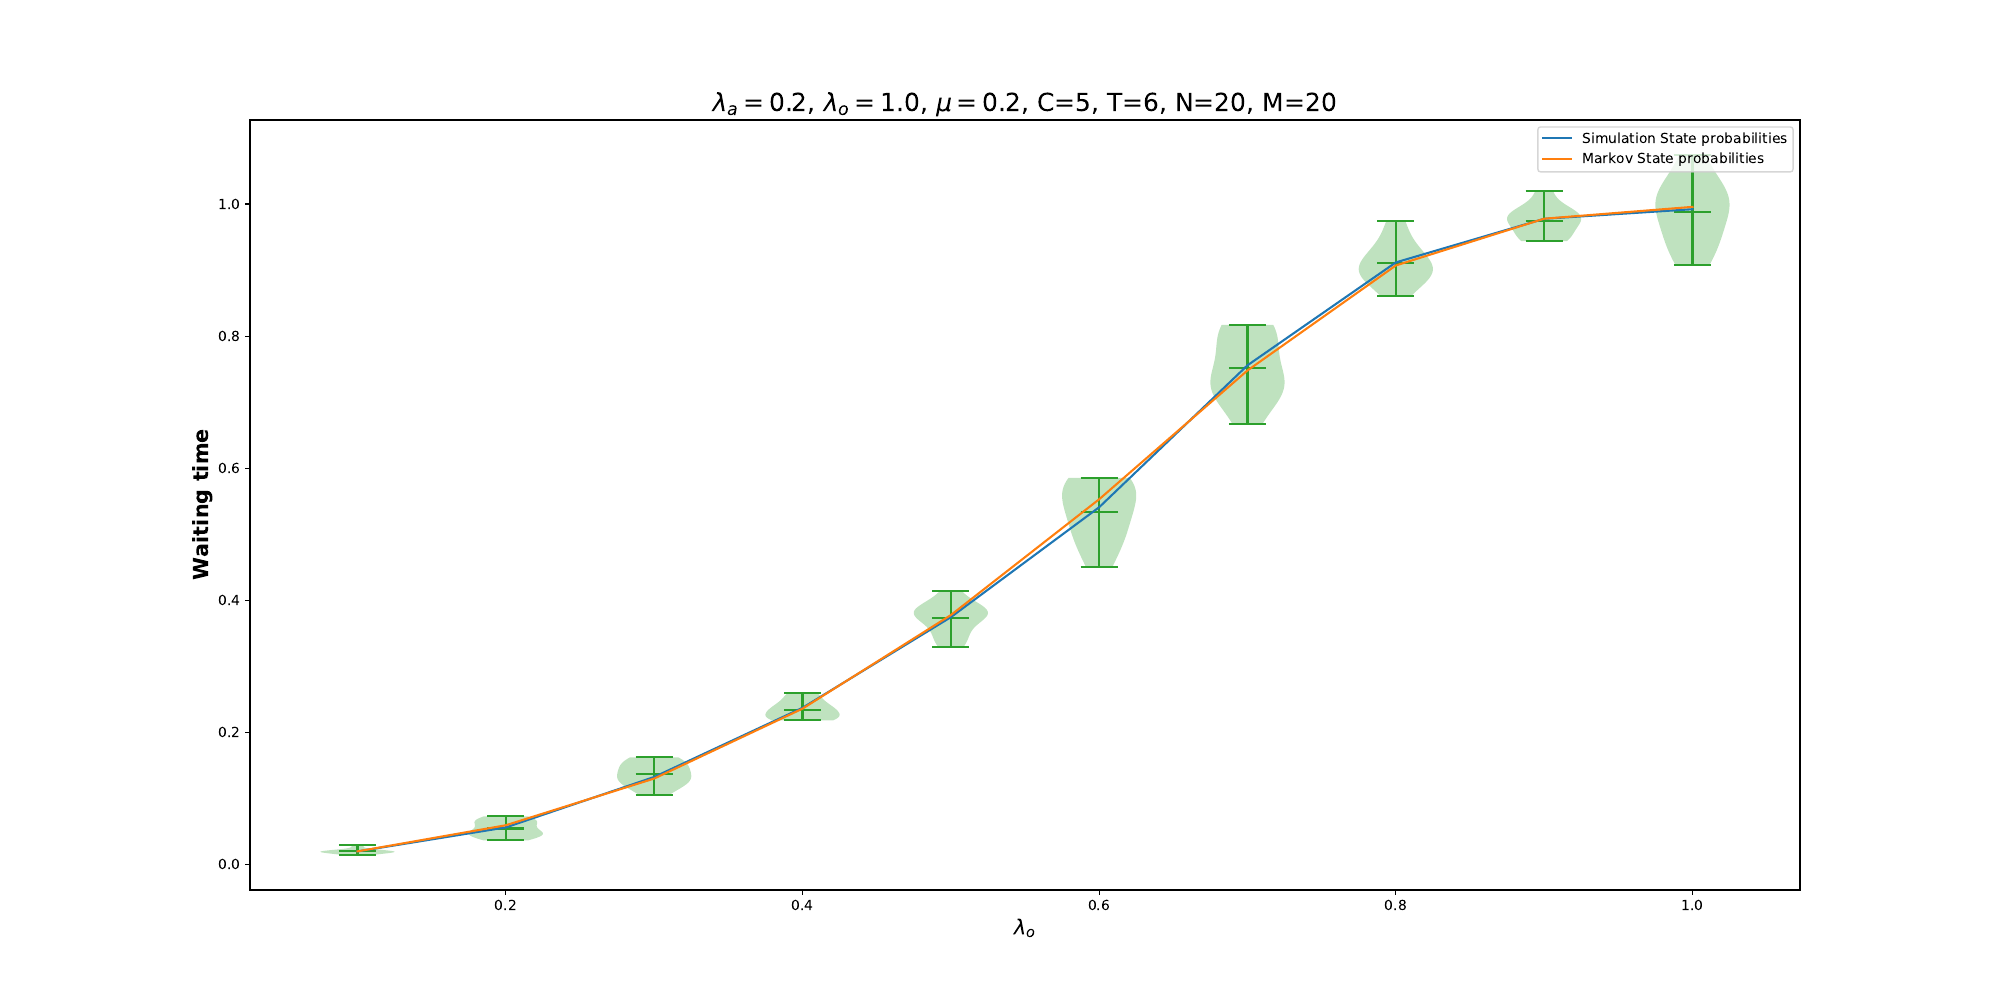

The Python source for this figure:
"""
Code to generate waiting times    
"""

import ambulance_game as abg
import matplotlib.pyplot as plt

plt.figure(figsize=(20, 10))
abg.get_plot_comparing_times(
    lambda_a=0.2,
    lambda_o=0.1,
    mu=0.2,
    num_of_servers=5,
    threshold=6,
    system_capacity=20,
    parking_capacity=20,
    runtime=10000,
    num_of_trials=10,
    seed_num=0,
    output="ambulance",
    plot_over="lambda_o",
    max_parameter_value=1,
    accuracy=10
)

plt.savefig("waiting_times.pdf", transparent=True)
plt.close()